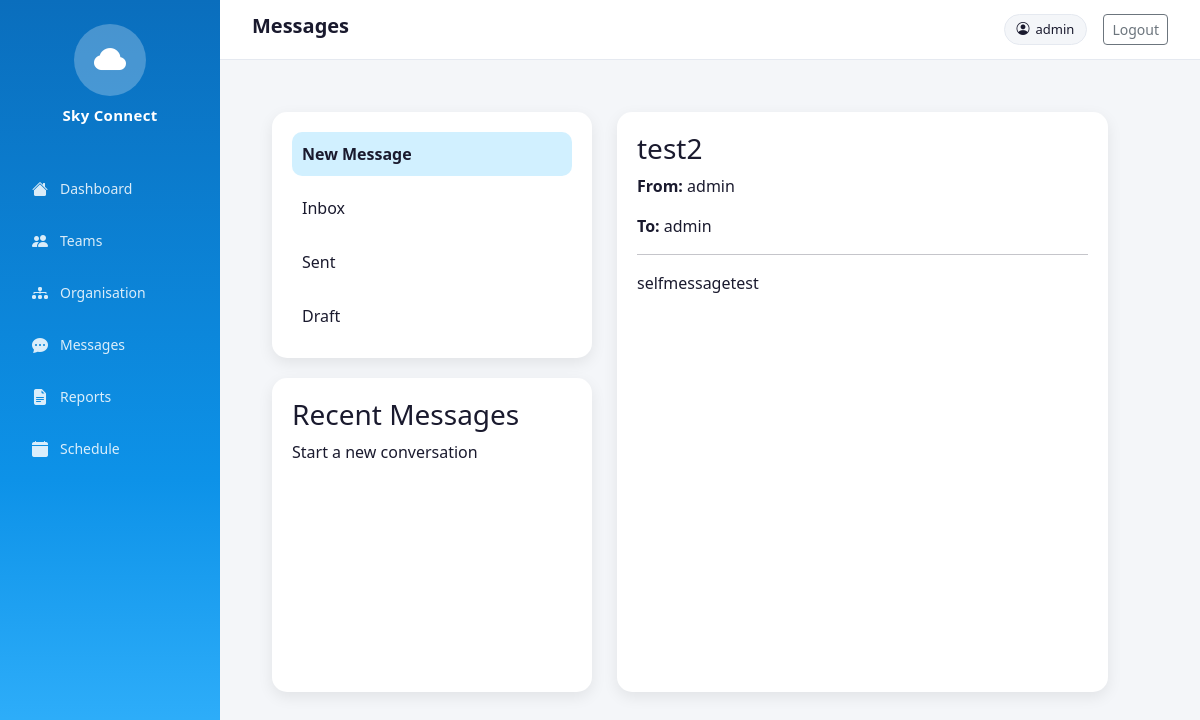
Screenshot of /messages/?message_id=2 (signed in) with the database file from the repository.
### user_messages/models.py (models this page shows, shortened)
class user_messages(models.Model):
    sender = models.ForeignKey(
        User,
        on_delete=models.CASCADE,
        related_name='sent_messages'
    )
    receiver = models.ForeignKey(
        User,
        on_delete=models.CASCADE,
        related_name='received_messages',
        null=True,
        blank=True
    )
    subject = models.CharField(
        max_length=255,
        blank=True,
        null=True
    )
    body = models.TextField(
        blank=True,
        null=True
    )
    created_at = models.DateTimeField(auto_now_add=True)
    is_draft = models.BooleanField(default=False)

### user_messages/views.py (the view, shortened to what this page needs)
# urls.py: path('', messages_page, name='messages'),
@login_required
def messages_page(request):
    inbox = user_messages.objects.filter(receiver=request.user, is_draft=False)
    sent = user_messages.objects.filter(sender=request.user, is_draft=False)
    drafts = user_messages.objects.filter(sender=request.user, is_draft=True)
    message_id = request.GET.get("message_id")
    selected_message = None
    mode = "new"
    if message_id:
        selected_message = user_messages.objects.filter(id=message_id).first()
        if selected_message and (selected_message.sender == request.user or selected_message.receiver == request.user):
            if selected_message.is_draft and selected_message.sender == request.user:
                mode = "edit"
            else:
                mode = "view"
        else:
            selected_message = None
    return render(request, "MessagePage.html", {
        "inbox": inbox,
        "sent": sent,
        "drafts": drafts,
        "selected_message": selected_message,
        "mode": mode,
    })

### user_messages/templates/MessagePage.html (shortened to what this page needs)
{% extends 'base.html' %}
{% load static %}
{% block page_title %}<h1>Messages</h1>{% endblock %}
{% block content %}
<link rel="stylesheet" href="{% static 'css/Messages.css' %}">
<div class="messagesLayout">
    <div class="messagesLeft">
        <div class="messagesCard messagesMenuCard">
            <div class="messagesMenuList">
                <div class="messagesMenuItem activeTab" onclick="switchTab('new', event)">New Message</div>
                <div class="messagesMenuItem" onclick="switchTab('inbox', event)">Inbox</div>
                <div class="messagesMenuItem" onclick="switchTab('sent', event)">Sent</div>
                <div class="messagesMenuItem" onclick="switchTab('draft', event)">Draft</div>
            </div>
        </div>
        <div class="messagesCard">
            <div id="left-new" class="tabContent">
                <h3>Recent Messages</h3>
                <p>Start a new conversation</p>
            </div>
        </div>
    </div>
    <div class="messagesRight">
        <div id="right-new" class="messagesCard messagesFormCard tabContent">
            {% if mode == "view" %}
                <div>
                    <h3>{{ selected_message.subject }}</h3>
                    <p><strong>From:</strong> {{ selected_message.sender.username }}</p>
                    <p><strong>To:</strong> {{ selected_message.receiver.username }}</p>
                    <hr>
                    <p>{{ selected_message.body }}</p>
                </div>
            {% endif %}
        </div>
    </div>
</div>
{% endblock %}

### templates/base.html (shortened to what this page needs)
{% load static %}
<!DOCTYPE html>
<html lang="en">
<head>
    <link rel="stylesheet" href="https://cdn.jsdelivr.net/npm/bootstrap@5.3.0/dist/css/bootstrap.min.css">
    <link rel="stylesheet" href="https://cdn.jsdelivr.net/npm/bootstrap-icons@1.11.0/font/bootstrap-icons.css">
    <link rel="stylesheet" href="{% static 'css/style.css' %}">
</head>
<body>
<div class="app-wrapper">
    <aside class="sidebar">
        <div class="sidebar-logo">
            <div class="logo-cloud">
                <i class="bi bi-cloud-fill"></i>
            </div>
            <span class="logo-text">Sky Connect</span>
        </div>
        <nav class="sidebar-nav">
            <a href="/dashboard/" class="nav-item {% block nav_dashboard %}{% endblock %}">
                <i class="bi bi-house-fill"></i>
                <span>Dashboard</span>
            </a>
            <a href="/teams/" class="nav-item {% block nav_teams %}{% endblock %}">
                <i class="bi bi-people-fill"></i>
                <span>Teams</span>
            </a>
            <a href="/organisation/" class="nav-item {% block nav_org %}{% endblock %}">
                <i class="bi bi-diagram-3-fill"></i>
                <span>Organisation</span>
            </a>
            <a href="/messages/" class="nav-item {% block nav_messages %}{% endblock %}">
                <i class="bi bi-chat-dots-fill"></i>
                <span>Messages</span>
            </a>
             <a href="/reports/" class="nav-item {% block nav_reports %}{% endblock %}">
                <i class="bi bi-file-earmark-text-fill"></i>
                <span>Reports</span>
            </a>
            <a href="/schedule/" class="nav-item {% block nav_schedule %}{% endblock %}">
                <i class="bi bi-calendar-fill"></i>
                <span>Schedule</span>
            </a>
        </nav>
    </aside>
    <div class="main-area">
        <header class="topbar">
            <div class="topbar-left">
                {% block page_title %}{% endblock %}
            </div>
            <div class="topbar-right">
                {% if user.is_authenticated %}
                    <div class="user-pill">
                        <i class="bi bi-person-circle"></i>
                        <span>{{ user.username }}</span>
                    </div>
                    <a href="/signin/" class="btn btn-sm btn-outline-secondary ms-2">Logout</a>
                {% else %}
                    <a href="/signin/" class="btn btn-sm btn-outline-primary me-2">Login</a>
                    <a href="/signup/" class="btn btn-sm btn-primary">Sign Up</a>
                {% endif %}
            </div>
        </header>
        <main class="page-content">
            {% block content %}{% endblock %}
        </main>
    </div>
</div>
</body>
</html>

### static/css/style.css (style rules this page uses)
:root { --sky-blue: #0072ce; --sky-blue-dark: #005aa0; --sky-blue-light: #3399e0; --sidebar-bg: linear-gradient(180deg, #0a6ebd 0%, #0d92e8 60%, #38b6ff 100%); --sidebar-width: 220px; --topbar-height: 60px; --text-dark: #1a1a2e; --text-muted: #6c757d; --bg-light: #f4f6f9; --card-bg: #ffffff; --border-color: #e5e9f0; --active-badge: #22c55e; --inactive-badge: #94a3b8; --restructuring-badge: #f59e0b; --upstream-color: #3b82f6; --downstream-color: #ec4899; }
* { box-sizing: border-box; margin: 0; padding: 0; }
body { font-family: 'Segoe UI', sans-serif; background: var(--bg-light); color: var(--text-dark); }
.app-wrapper { display: flex; min-height: 100vh; }
.sidebar { width: var(--sidebar-width); background: var(--sidebar-bg); display: flex; flex-direction: column; position: fixed; top: 0; left: 0; height: 100vh; z-index: 100; padding: 1.5rem 1rem; }
.sidebar-logo { display: flex; flex-direction: column; align-items: center; margin-bottom: 2.5rem; gap: 8px; }
.logo-cloud { width: 72px; height: 72px; background: rgba(255, 255, 255, 0.25); border-radius: 50%; display: flex; align-items: center; justify-content: center; font-size: 2rem; color: white; }
.logo-text { color: white; font-size: 15px; font-weight: 700; letter-spacing: 0.3px; }
.sidebar-nav { display: flex; flex-direction: column; gap: 8px; }
.nav-item { display: flex; align-items: center; gap: 12px; padding: 10px 16px; border-radius: 12px; color: rgba(255, 255, 255, 0.85); text-decoration: none; font-size: 14px; font-weight: 500; transition: background 0.2s, color 0.2s; }
.nav-item i { font-size: 16px; }
.main-area { margin-left: var(--sidebar-width); flex: 1; display: flex; flex-direction: column; min-height: 100vh; }
.topbar { height: var(--topbar-height); background: white; border-bottom: 1px solid var(--border-color); display: flex; align-items: center; justify-content: space-between; padding: 0 2rem; position: sticky; top: 0; z-index: 50; }
.topbar-left h1 { font-size: 20px; font-weight: 600; color: var(--text-dark); }
.topbar-right { display: flex; align-items: center; gap: 8px; }
.user-pill { display: flex; align-items: center; gap: 6px; background: var(--bg-light); border: 1px solid var(--border-color); padding: 5px 12px; border-radius: 20px; font-size: 13px; font-weight: 500; }
.page-content { padding: 2rem; flex: 1; }

### static/css/Messages.css (style rules this page uses)
.messagesLayout { display: flex; gap: 25px; padding: 20px; width: calc(100% - 40px); box-sizing: border-box; height: calc(100vh - 140px); padding-bottom: 60px; }
.messagesLeft { width: 320px; display: flex; flex-direction: column; flex-shrink: 0; gap: 20px; }
.messagesRight { flex: 1; display: flex; width: 100%; }
.messagesRight .messagesCard { flex: 1; width: 100%; max-width: 100%; }
.messagesLeft, .messagesRight { min-height: 0; }
.messagesCard { background-color: rgba(255,255,255,1); border-radius: 15px; padding: 20px; box-shadow: 0 5px 15px rgba(0,0,0,0.08); }
.messagesMenuCard { display: flex; flex-direction: column; gap: 15px; }
.messagesMenuList { display: flex; flex-direction: column; gap: 10px; }
.messagesMenuItem { padding: 10px; border-radius: 10px; cursor: pointer; }
.messagesFormCard { display: flex; flex-direction: column; justify-content: space-between; height: 100%; }
.messagesLeft, .messagesRight { display: flex; flex-direction: column; }
.messagesRight .messagesCard, .messagesLeft .messagesCard:last-child { flex: 1; overflow-y: auto; }
.activeTab { background-color: rgba(28,179,254,0.2); font-weight: bold; }
.tabContent { animation: fadeIn 0.2s ease; }

### rows the page displays
user_messages: subject "test2", sender.username "admin", receiver.username "admin", body "selfmessagetest"

### other values shown
{{ user.username }} "admin"
